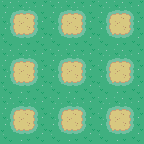

This is a level from a 2D game, rendered from its Tiled map with the project's own tilesets. A one-line summary and the map file follow, with tile-layer data summarised:
An orthogonal 9x9 tile map with 16x16 px tiles, 1 tile layer (Calque de Tile 1) and 2 objects.

<map version="1.0" orientation="orthogonal" renderorder="right-up" width="9" height="9" tilewidth="16" tileheight="16" nextobjectid="4">
 <tileset firstgid="1" name="ortho" tilewidth="16" tileheight="16" tilecount="104" columns="8">
  <image source="ortho.png" trans="ffffff" width="128" height="208" />
 </tileset>
 <layer name="Calque de Tile 1" width="9" height="9">
  <data>[81 cells, 81 non-empty, 9 distinct tile ids]</data>
 </layer>
 <objectgroup color="#ff55ff" name="Calque d'objets 1">
  <object id="1" gid="16" x="64" y="80" width="16" height="16" />
  <object id="3" x="33" y="17">
   <polygon points="0,0 96,-1 80,68 29,23 -12,92" />
  </object>
 </objectgroup>
</map>
